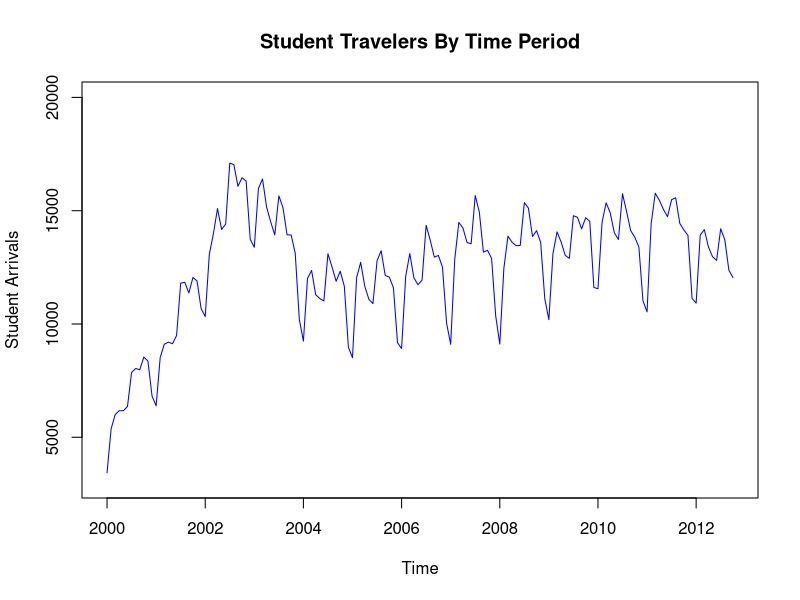
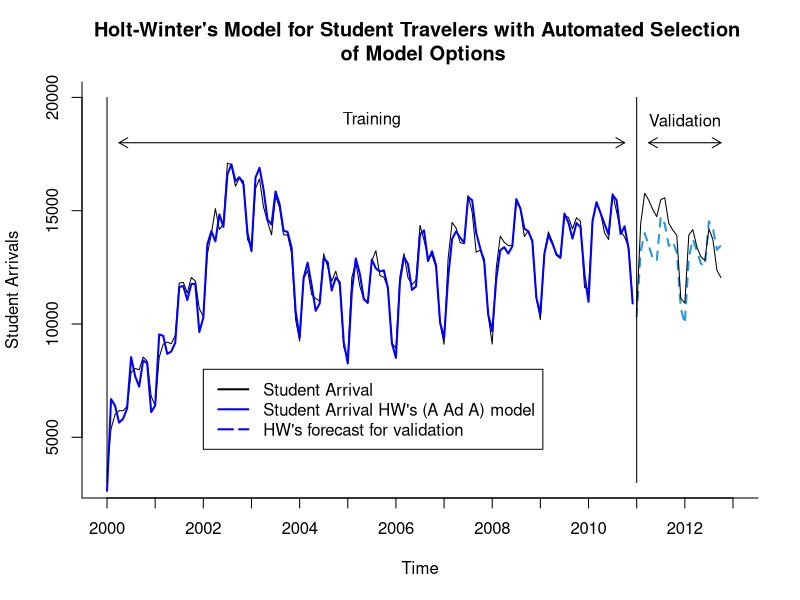
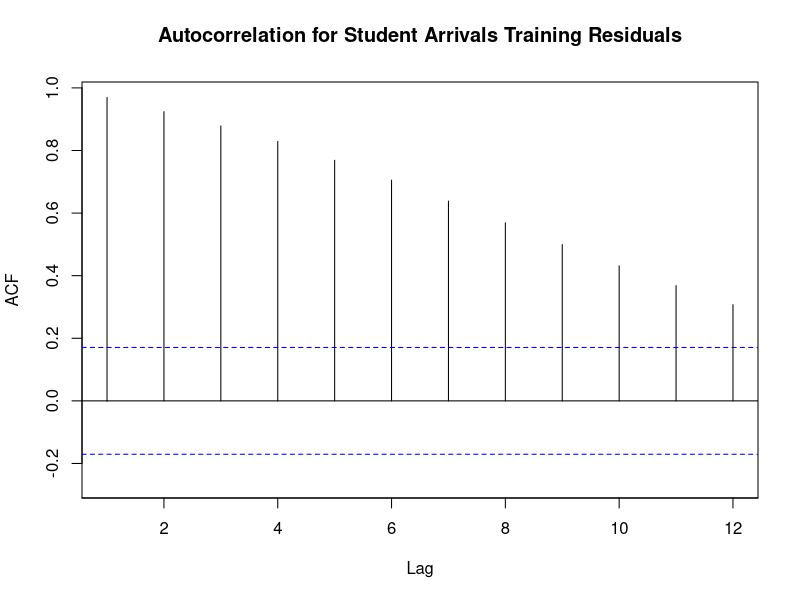
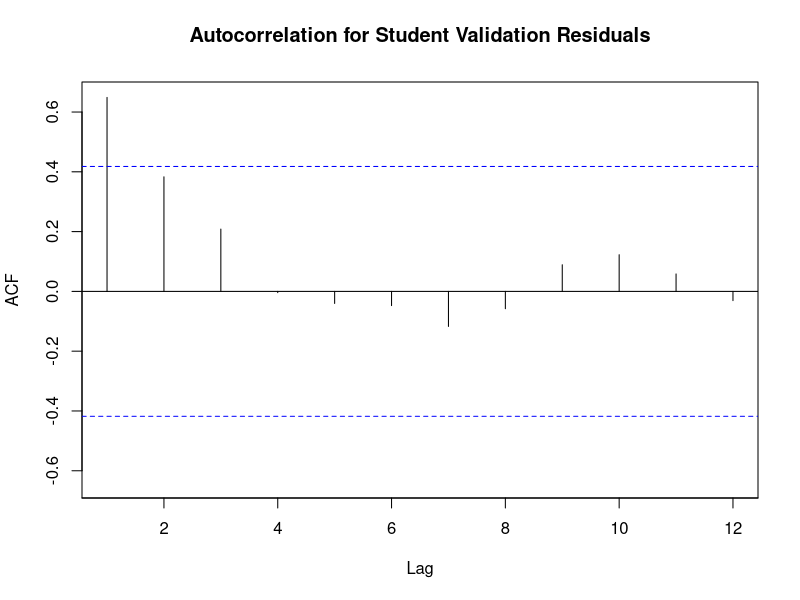
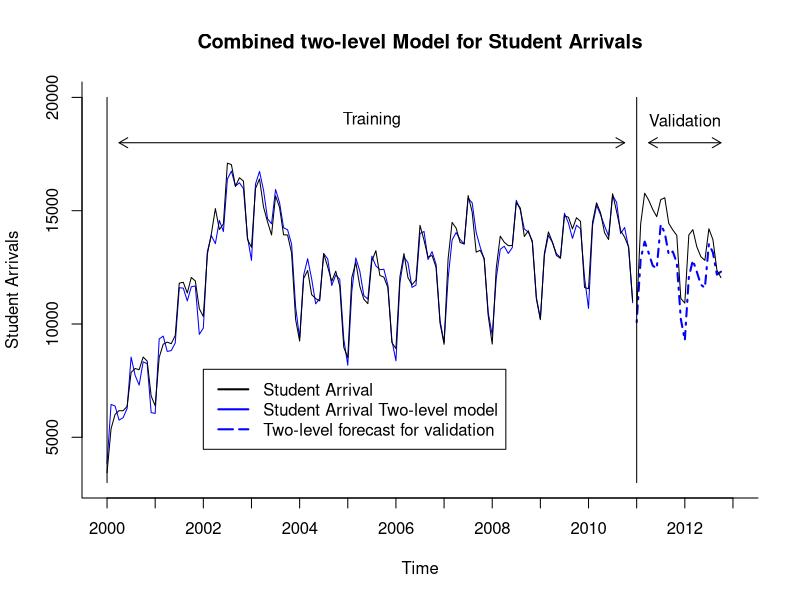
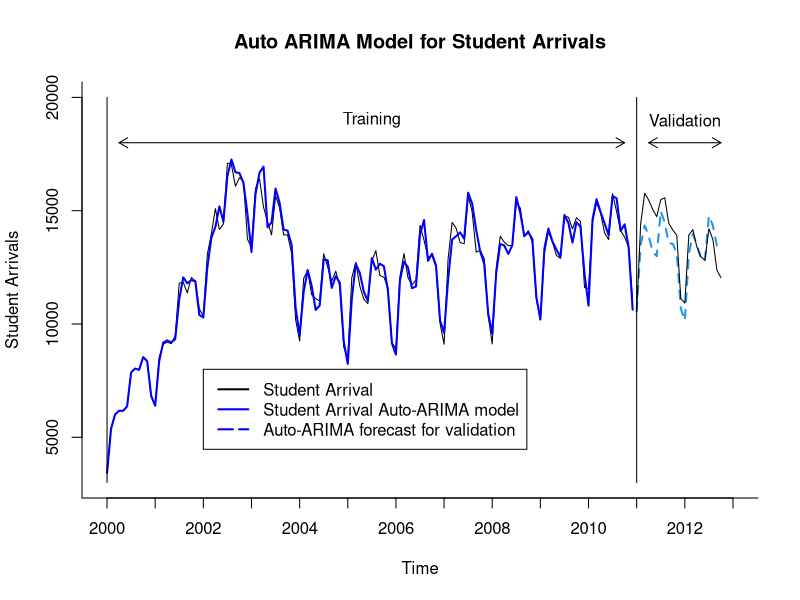
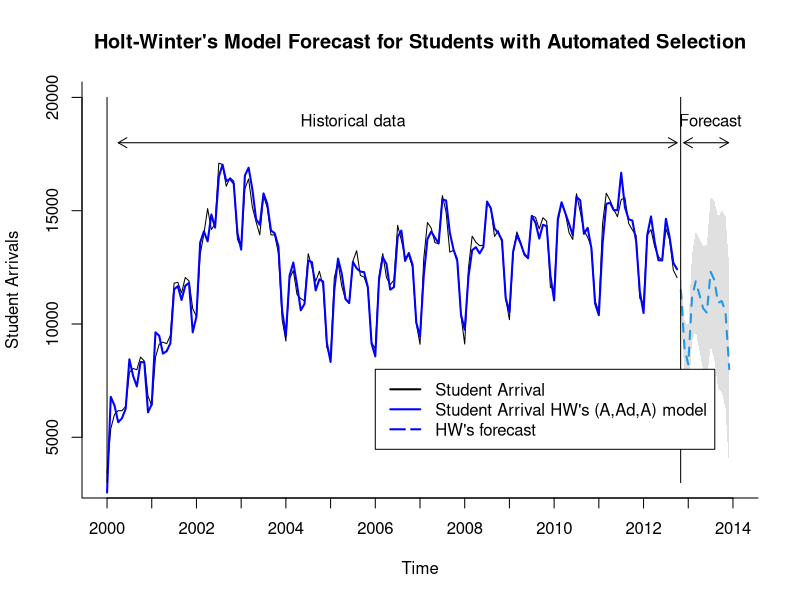
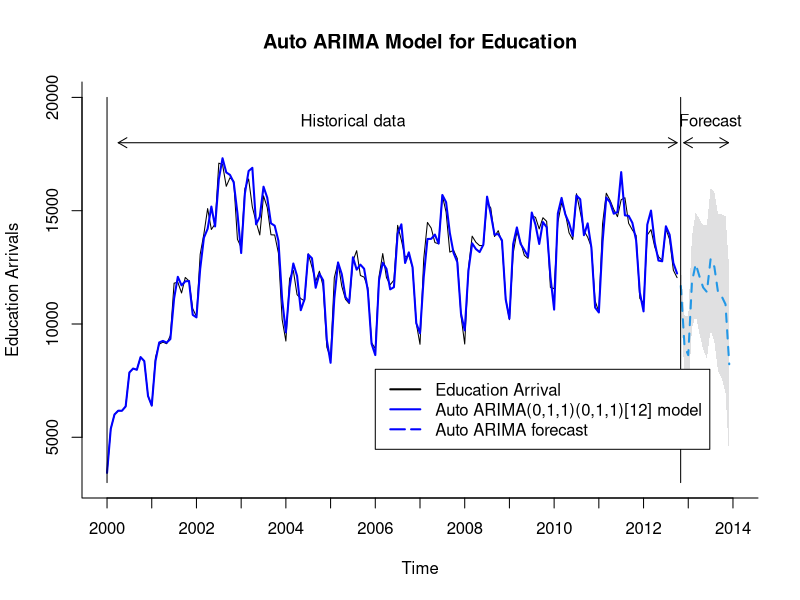

These charts were generated, in order, by the following R code:
library(forecast)

# set working directory for locating files.
setwd("C:/Users/saurabhn/Desktop/Snehaa/Time_Series_Analytics/Project/Project_Files_Collab/reban673timeseriesanalyticsgroupproject")

#setwd("E:/MS/Time Series Analytics/project")
#setwd("G:/CSUEB/MSBA/Spring 19/BAN_673_Forecasting/Project/")
# Create data frame.
nz.data <- read.csv("Processed_Raw_Dataset_NZ.csv")

education.ts <- ts(nz.data$Education, start = c(2000, 1), end = c(2012, 10), freq = 12)
# ----------<<<<EDUCATION DATASET>>>>-------------
summary(education.ts)
## Use plot() to plot time series data  
plot(education.ts, 
     xlab = "Time", ylab = "Student Arrivals", 
     ylim = c(3000, 20000), main = "Student Travelers By Time Period", col = "blue")

# Create fixed data partitioining for data.
# Define the numbers of months in the training and validation sets,
# nTrain and nValid, respectively.
nValid <- 22
nTrain <- length(education.ts) - nValid
train_education.ts <- window(education.ts, start = c(2000, 1), end = c(2000, nTrain))
valid_education.ts <- window(education.ts, start = c(2000, nTrain + 1), 
                             end = c(2000, nTrain + nValid))

# Create Holt-Winter's exponenthial smoothing (HW).
# Use ets() function with model = "ZZZ", i.e., automated selection 
# error, trend, and seasonality options.
# Use optimal alpha, beta, & gamma to fit HW over the training period.
hw_education.ZZZ <- ets(train_education.ts, model = "ZZZ") 
hw_education.ZZZ # Model appears to be (A, Ad, A), with alpha = 0.9999, beta=0.087,gamma=1e-04,phi=0.9359

# Use forecast() function to make predictions using this HW model with 
# validation period (nValid). 
# Show predictions in tabular format.
hw_education.ZZZ.pred <- forecast(hw_education.ZZZ, h = nValid, level = 0)
hw_education.ZZZ.pred

round(accuracy(hw_education.ZZZ.pred, valid_education.ts), 3)
#                   ME     RMSE     MAE   MPE  MAPE  MASE  ACF1 Theil's U
# Training set  10.558  404.213 302.363 0.193 2.862 0.181 0.045        NA
# Test set     626.885 1094.675 913.645 4.233 6.512 0.546 0.738      0.67

plot(hw_education.ZZZ.pred, 
     xlab = "Time", ylab = "Student Arrivals", ylim = c(3000, 20000), bty = "l",
     xaxt = "n", xlim = c(2000, 2013), 
     main = "Holt-Winter's Model for Student Travelers with Automated Selection \n of Model Options", flty = 2) 
axis(1, at = seq(2000, 2013, 1), labels = format(seq(2000, 2013, 1)))
lines(hw_education.ZZZ.pred$fitted, col = "blue", lwd = 2)
lines(valid_education.ts)

# Plot on the chart vertical lines and horizontal arrows
# describing training, validation, and future prediction intervals.
lines(c(2000, 2000), c(3000, 20000))
lines(c(2011, 2011), c(3000, 20000))
text(2005.5, 19000, "Training")
text(2012, 19000, "Validation")

arrows(2010.75, 18000, 2000.25, 18000, code = 3, length = 0.1,lwd = 1, angle = 30)
arrows(2011.25, 18000, 2012.75, 18000, code = 3, length = 0.1,lwd = 1, angle = 30)

legend(2002,8000, legend = c("Student Arrival", "Student Arrival HW's (A Ad A) model",
                             "HW's forecast for validation"), 
       col = c("black", "blue" , "blue"), 
       lty = c(1, 1, 5), lwd =c(2, 2, 2), bty = "o")


#------------------Regression Model with Quadratic Trend & Seasonality-------------------
# Use tslm() function to create quadratic trend and seasonal model.
train.trend.season <- tslm(train_education.ts ~ trend + I(trend^2) + season)
summary(train.trend.season)#season 12 coeff has insignificant p-value
# Apply forecast() function to make predictions for ts with 
# trend and seasonality data in validation set.  
train.trend.season.pred <- forecast(train.trend.season, h = nValid, level = 0)
train.trend.season.pred
round(accuracy(train.trend.season.pred, valid_education.ts),3)
#                    ME     RMSE      MAE    MPE   MAPE  MASE  ACF1 Theil's U
# Training set    0.000 1811.038 1392.467 -2.884 12.500 0.832 0.970        NA
# Test set     1468.558 1643.977 1485.700 10.516 10.658 0.888 0.649     1.022

#-------------------ACF on residuals data-----------------
Acf(train.trend.season$residuals, lag.max = 12, 
    main = "Autocorrelation for Student Arrivals Training Residuals")
# Acf(train.trend.season.pred$residuals, lag.max = 12, 
#     main = "Autocorrelation for Arrivals pred Residuals")
Acf(valid_education.ts - train.trend.season.pred$mean, lag.max = 12, 
    main = "Autocorrelation for Student Validation Residuals")

res.ar1 <- Arima(train.trend.season$residuals, order = c(1,0,0))
summary(res.ar1)
# Coefficients:
#   ar1       mean
# 0.9727  -283.5201
# s.e.  0.0174  1047.7501
?Arima
# Use forecast() function to make prediction of residuals in validation set.
res.ar1.pred <- forecast(res.ar1, h = nValid, level = 0)
res.ar1.pred

valid.two.level.pred <- train.trend.season.pred$mean + res.ar1.pred$mean

round(accuracy(valid.two.level.pred, valid_education.ts), 3)
#                ME    RMSE      MAE   MPE  MAPE  ACF1 Theil's U
# Test set 1268.696 1442.59 1292.425 9.057 9.254 0.602       0.9

plot(train.trend.season.pred$fitted + res.ar1.pred$fitted, 
     xlab = "Time", ylab = "Student Arrivals", ylim = c(3000, 20000), bty = "l",
     xaxt = "n", xlim = c(2000, 2013), col = "blue",
     main = "Combined two-level Model for Student Arrivals") 
axis(1, at = seq(2000, 2013, 1), labels = format(seq(2000, 2013, 1)))
lines(valid.two.level.pred, col = "blue", lwd = 2, lty =4)
lines(train_education.ts, col = "black", lwd = 1, lty = 1)
lines(valid_education.ts, col = "black", lwd = 1, lty = 1)

# Plot on the chart vertical lines and horizontal arrows
# describing training, validation, and future prediction intervals.
lines(c(2000, 2000), c(3000, 20000))
lines(c(2011, 2011), c(3000, 20000))
text(2005.5, 19000, "Training")
text(2012, 19000, "Validation")

arrows(2010.75, 18000, 2000.25, 18000, code = 3, length = 0.1,lwd = 1, angle = 30)
arrows(2011.25, 18000, 2012.75, 18000, code = 3, length = 0.1,lwd = 1, angle = 30)

legend(2002,8000, legend = c("Student Arrival", "Student Arrival Two-level model",
                             "Two-level forecast for validation"), 
       col = c("black", "blue" , "blue"), 
       lty = c(1, 1, 5), lwd =c(2, 2, 2), bty = "o")


#-------------------AUTO ARIMA-------------------
# Use auto.arima() function to fit ARIMA model.
# use summary() to show auto ARIMA model and its parameters for entire dataset.
train_education.auto.arima <- auto.arima(train_education.ts)
summary(train_education.auto.arima)
# Apply forecast() function to make predictions for ts with 
# auto ARIMA model in validation set.  
train_education.auto.arima.pred <- forecast(train_education.auto.arima, h = nValid, level = 0)
summary(train_education.auto.arima.pred)

round(accuracy(train_education.auto.arima.pred, valid_education.ts), 3)
#                   ME    RMSE     MAE    MPE  MAPE  MASE   ACF1 Theil's U
# Training set -31.356 402.248 285.089 -0.230 2.227 0.170 -0.009        NA
# Test set     451.529 974.181 804.595  2.964 5.747 0.481  0.729     0.598

plot(train_education.auto.arima.pred, 
     xlab = "Time", ylab = "Student Arrivals", ylim = c(3000, 20000), bty = "l",
     xaxt = "n", xlim = c(2000, 2013), 
     main = "Auto ARIMA Model for Student Arrivals", flty = 2) 
axis(1, at = seq(2000, 2013, 1), labels = format(seq(2000, 2013, 1)))
lines(train_education.auto.arima$fitted, col = "blue", lwd = 2)
lines(valid_education.ts)

# Plot on the chart vertical lines and horizontal arrows
# describing training, validation, and future prediction intervals.
lines(c(2000, 2000), c(3000, 20000))
lines(c(2011, 2011), c(3000, 20000))
text(2005.5, 19000, "Training")
text(2012, 19000, "Validation")

arrows(2010.75, 18000, 2000.25, 18000, code = 3, length = 0.1,lwd = 1, angle = 30)
arrows(2011.25, 18000, 2012.75, 18000, code = 3, length = 0.1,lwd = 1, angle = 30)

legend(2002,8000, legend = c("Student Arrival", "Student Arrival Auto-ARIMA model",
                             "Auto-ARIMA forecast for validation"), 
       col = c("black", "blue" , "blue"), 
       lty = c(1, 1, 5), lwd =c(2, 2, 2), bty = "o")

#####################################################################
##################---------ENTIRE DATA SET--------###################
#####################################################################
#-----------------------------HW model-----------------------------------------
#HW model on full data set with ZZZ
education_HW.ZZZ <- ets(education.ts, model = "ZZZ") 
summary(education_HW.ZZZ)
# ETS(A,Ad,A) 
# 
# Call:
#   ets(y = education.ts, model = "ZZZ") 
# 
# Smoothing parameters:
#   alpha = 0.9999 
# beta  = 0.0782 
# gamma = 1e-04 
# phi   = 0.939 
# 
# Initial states:
#   l = 5217.7949 
# b = 295.7373 
# s = -2332.93 125.499 560.9344 421.7179 1368.878 1665.675
# -216.7435 -100.3409 421.7643 923.7542 93.5823 -2931.791
# 
# sigma:  438.2762
# 
# AIC     AICc      BIC 
# 2667.195 2672.261 2721.860 
# 
# Training set error measures:
#   ME     RMSE      MAE        MPE     MAPE      MASE       ACF1
# Training set -0.6974673 413.3784 310.2805 0.08015016 2.842661 0.1976956 0.05533232


#forecast for Nov 2012 to Dec 2014 using HW model
education_HW.ZZZ.pred <- forecast(education_HW.ZZZ, h = 14, level = c(0, 95))
education_HW.ZZZ.pred

round(accuracy(education_HW.ZZZ.pred$fitted, education.ts), 3)
#              ME    RMSE     MAE  MPE  MAPE  ACF1 Theil's U
# Test set -0.697 413.378 310.281 0.08 2.843 0.055      0.37

plot(education_HW.ZZZ.pred, 
     xlab = "Time", ylab = "Student Arrivals", ylim = c(3000, 20000), bty = "l",
     xaxt = "n", xlim = c(2000, 2014), 
     main = "Holt-Winter's Model Forecast for Students with Automated Selection", flty = 2) 
axis(1, at = seq(2000, 2014, 1), labels = format(seq(2000, 2014, 1)))
lines(education_HW.ZZZ.pred$fitted, col = "blue", lwd = 2)

# Plot on the chart vertical lines and horizontal arrows
# describing training, validation, and future prediction intervals.
lines(c(2000, 2000), c(3000, 20000))
lines(c(2012.83, 2012.83), c(3000, 20000))
text(2005.5, 19000, "Historical data")
text(2013.5, 19000, "Forecast")

arrows(2012.75, 18000, 2000.25, 18000, code = 3, length = 0.1,lwd = 1, angle = 30)
arrows(2012.9, 18000, 2013.9, 18000, code = 3, length = 0.1,lwd = 1, angle = 30)

legend(2006,8000, legend = c("Student Arrival", "Student Arrival HW's (A,Ad,A) model",
                               "HW's forecast"), 
       col = c("black", "blue" , "blue"), 
       lty = c(1, 1, 5), lwd =c(2, 2, 2), bty = "o")

#-----------------------------Auto-ARIMA model------------------------------------
# Use auto.arima() function to fit ARIMA model for entire set
# use summary() to show auto ARIMA model and its parameters for entire dataset.
education.auto.arima <- auto.arima(education.ts)
summary(education.auto.arima)
# ARIMA(0,1,1)(0,1,1)[12] 
# 
# Coefficients:
#   ma1     sma1
# 0.1769  -0.6040
# s.e.  0.0847   0.0975
# 
# sigma^2 estimated as 199309:  log likelihood=-1062.09
# AIC=2130.17   AICc=2130.35   BIC=2139.02
# 
# Training set error measures:
#   ME     RMSE      MAE        MPE     MAPE      MASE        ACF1
# Training set -51.43758 424.1415 307.1318 -0.3942933 2.362397 0.1956894 -0.01334622

# Apply forecast() function to make predictions for ts with 
# auto ARIMA model for the future 12 periods. 
education.auto.arima.pred <- forecast(education.auto.arima, h = 14, level = c(0,95))
education.auto.arima.pred

round(accuracy(education.auto.arima.pred$fitted,education.ts),3)
#               ME    RMSE     MAE    MPE  MAPE   ACF1 Theil's U
# Test set -51.438 424.141 307.132 -0.394 2.362 -0.013     0.248

plot(education.auto.arima.pred, 
     xlab = "Time", ylab = "Education Arrivals", ylim = c(3000, 20000), bty = "l",
     xaxt = "n", xlim = c(2000, 2014), 
     main = "Auto ARIMA Model for Education", flty = 2) 
axis(1, at = seq(2000, 2014, 1), labels = format(seq(2000, 2014, 1)))
lines(education.auto.arima.pred$fitted, col = "blue", lwd = 2)

# Plot on the chart vertical lines and horizontal arrows
# describing training, validation, and future prediction intervals.
lines(c(2000, 2000), c(3000, 20000))
lines(c(2012.83, 2012.83), c(3000, 20000))
text(2005.5, 19000, "Historical data")
text(2013.5, 19000, "Forecast")

arrows(2012.75, 18000, 2000.25, 18000, code = 3, length = 0.1,lwd = 1, angle = 30)
arrows(2012.9, 18000, 2013.9, 18000, code = 3, length = 0.1,lwd = 1, angle = 30)

legend(2006,8000, legend = c("Education Arrival", "Auto ARIMA(0,1,1)(0,1,1)[12] model",
                               "Auto ARIMA forecast"), 
       col = c("black", "blue" , "blue"), 
       lty = c(1, 1, 5), lwd =c(2, 2, 2), bty = "o")

#snaive model
round(accuracy((snaive(education.ts))$fitted, education.ts), 3)
#Auto-ARIMA
round(accuracy(education.auto.arima.pred$fitted, education.ts),3)
#HW's Auto-fitted model
round(accuracy(education_HW.ZZZ.pred$fitted,education.ts),3)


#------------------Comparing Validation performance
round(accuracy(snaive(train_education.ts), valid_education.ts), 3)
round(accuracy(hw_education.ZZZ.pred, valid_education.ts), 3)
round(accuracy(train.trend.season.pred, valid_education.ts),3)
round(accuracy(valid.two.level.pred, valid_education.ts), 3)
round(accuracy(train_education.auto.arima.pred, valid_education.ts), 3)

